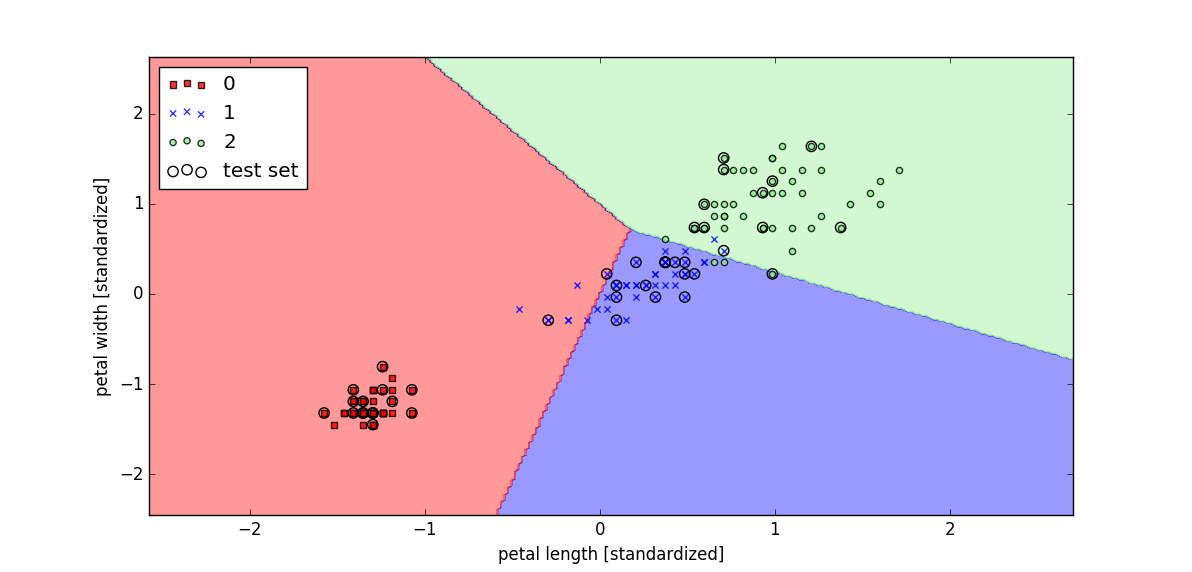

Generate this figure with Python:
from matplotlib.colors import ListedColormap
import matplotlib.pyplot as plt
import numpy as np
from sklearn import datasets
from sklearn.cross_validation import train_test_split
from sklearn.preprocessing import StandardScaler
from sklearn.linear_model import Perceptron, LogisticRegression

def plot_decision_regions(X, y, classifier, test_idx=None, resolution=0.02):
    # setup marker generator and color map
    markers = ('s', 'x', 'o', '^', 'v')
    colors = ('red', 'blue', 'lightgreen', 'gray', 'cyan')
    cmap = ListedColormap(colors[:len(np.unique(y))])
    
    # plot the decision surface
    x1_min, x1_max = X[:, 0].min() - 1, X[:, 0].max() + 1
    x2_min, x2_max = X[:, 1].min() - 1, X[:, 1].max() + 1
    xx1, xx2 = np.meshgrid(np.arange(x1_min, x1_max, resolution), \
            np.arange(x2_min, x2_max, resolution))
    Z = classifier.predict(np.array([xx1.ravel(), xx2.ravel()]).T)
    Z = Z.reshape(xx1.shape)
    plt.contourf(xx1, xx2, Z, alpha=0.4, cmap=cmap)
    plt.xlim(xx1.min(), xx1.max())
    plt.ylim(xx2.min(), xx2.max())

    # plot all the test samples
    X_test, y_test = X[test_idx, :], y[test_idx]
    for idx, cl in enumerate(np.unique(y)):
        plt.scatter(x=X[y == cl, 0], y=X[y == cl, 1], \
                alpha=0.8, c=cmap(idx), \
                marker=markers[idx], label=cl)

    # highlight test samples
    if test_idx:
        X_test, y_test = X[test_idx, :], y[test_idx]
        plt.scatter(X_test[:, 0], X_test[:, 1], c='', \
                alpha=1.0, linewidth=1, marker='o', \
                s=55, label='test set')

iris = datasets.load_iris()
X = iris.data[:, [2, 3]]
y = iris.target

X_train, X_test, y_train, y_test = train_test_split(X, y, \
        test_size=0.3, random_state=0)

sc = StandardScaler()
sc.fit(X_train)
X_train_std = sc.transform(X_train)
X_test_std = sc.transform(X_test)

ppn = Perceptron(n_iter=40, eta0=0.1, random_state=0)
ppn.fit(X_train_std, y_train)

y_pred = ppn.predict(X_test_std)
print('Misclassified samples: %d' %(y_test != y_pred).sum())

X_combined_std = np.vstack((X_train_std, X_test_std))
y_combined = np.hstack((y_train, y_test))
plot_decision_regions(X=X_combined_std, \
        y=y_combined, classifier=ppn, test_idx=range(105, 150))
plt.xlabel('petal length [standardized]')
plt.ylabel('petal width [standardized]')
plt.legend(loc='upper left')
plt.show()

weights, params = [], []
for c in np.arange(-5, 5):
    lr = LogisticRegression(C=10**c, random_state=0)
    lr.fit(X_train_std, y_train)
    weights.append(lr.coef_[1])
    params.append(10**c)

weights = np.array(weights)
plt.plot(params, weights[:, 0], label='petal length')
plt.plot(params, weights[:, 1], linestyle='--', label='petal width')
plt.ylabel('weight coefficient')
plt.xlabel('C')
plt.legend(loc='upper left')
plt.xscale('log')
plt.show()
